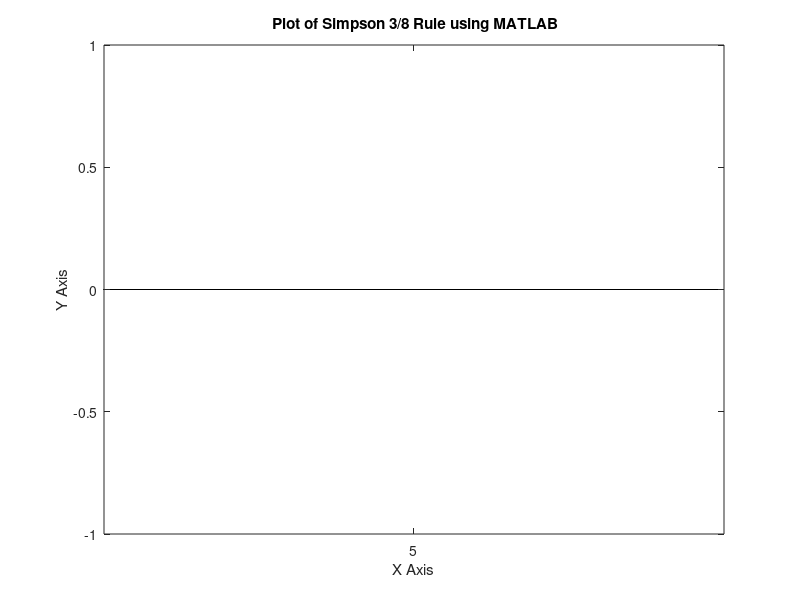

Write the MATLAB code that produced this figure.
% Numerical Analysis Simpson 3/8 Rule using MATLAB
clear all;
close all;
clc;


g = input('Enter the function: ','s');
 f = inline(g);
a=input('Enter lower limit of integral=');
b=input('Enter upper limit of integral=');
n=input('Enter number of intervals (multiple of 3)=');
h=(b-a)/n;
sum1=0.0;
sum2=0.0;
sum3=0.0;
x=a:0.1:b;

for i=1:3:n-2
    x=a+i*h;
    sum1=sum1+f(x);
end
for i=2:3:n-1
    x=a+i*h;
    sum2=sum2+f(x);
end
for i=3:3:n-3
    x=a+i*h;
    sum3=sum3+f(x);
end

simp=3*h*(f(a)+3.0*sum1+3.0*sum2+2.0*sum3+f(b))/8.0;
fprintf('Integrated value is %f',simp)
 bar(x,simp)
  title(' Plot of Simpson 3/8 Rule using MATLAB');
 xlabel('X Axis') ;
 ylabel('Y Axis') ;